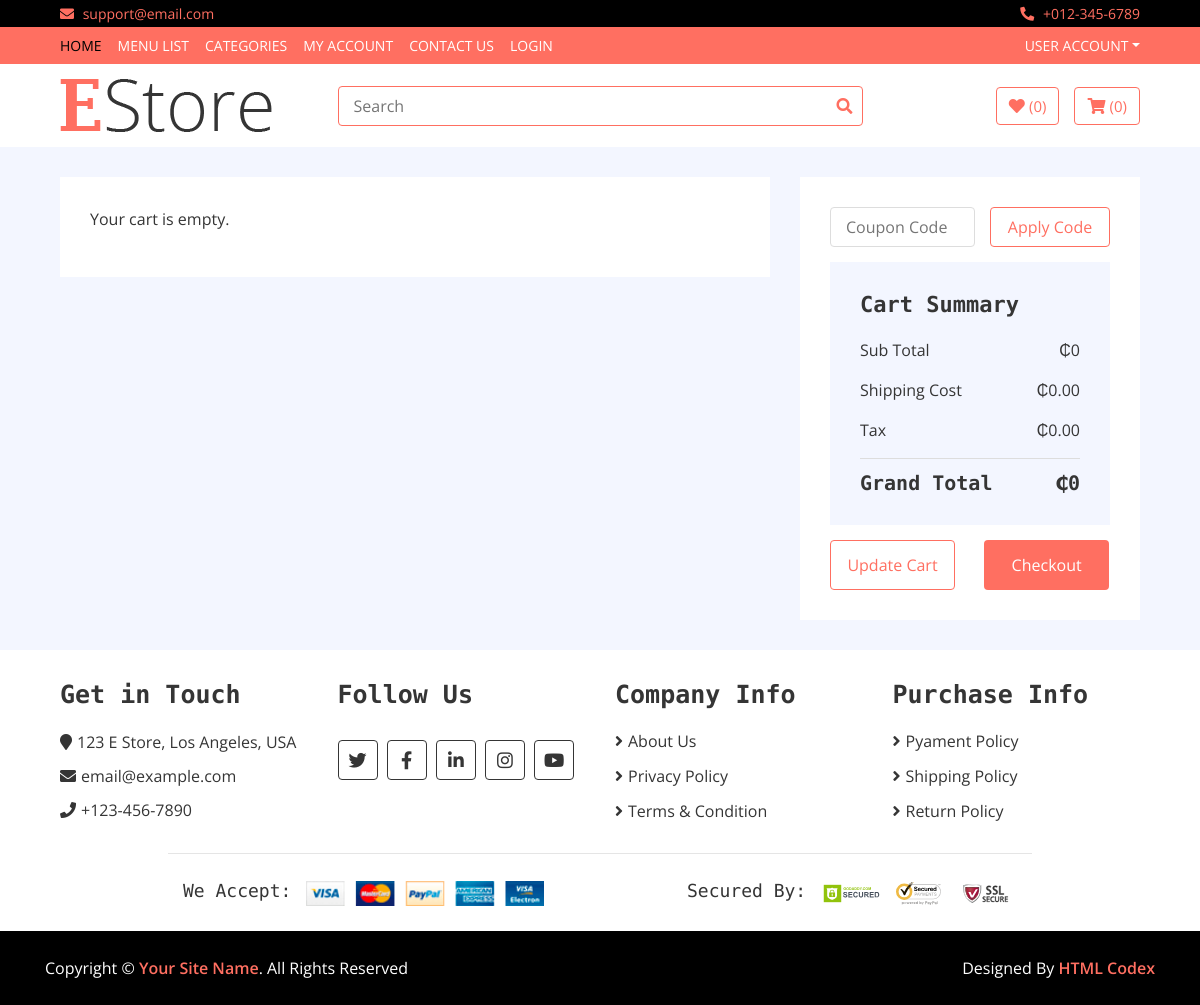
The page /cart/ (signed in) on the database as committed earlier.
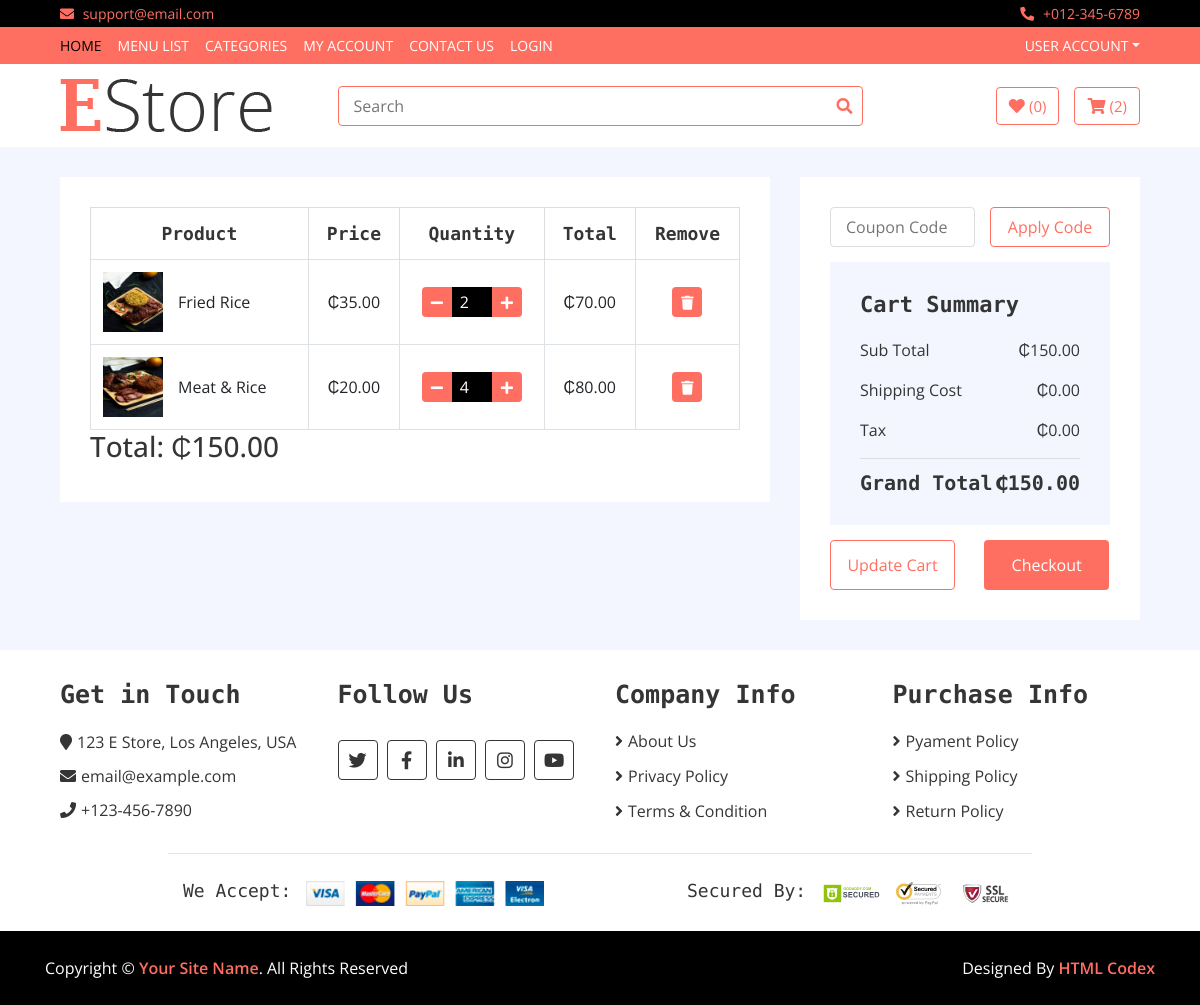
The same page on the database as committed later.
### core/models.py (models this page shows, shortened)
class CartItem(models.Model):
    cart = models.ForeignKey(Cart, on_delete=models.CASCADE)
    menu_item = models.ForeignKey(MenuItem, on_delete=models.CASCADE)
    quantity = models.PositiveIntegerField(default=1)

class MenuItem(models.Model):
    mid = models.UUIDField(default=uuid.uuid4, editable=False, unique=True)
    user = models.ForeignKey(User, on_delete=models.SET_NULL, null=True,)
    title = models.CharField(max_length=200)
    category= models.ForeignKey(Category, on_delete=models.SET_NULL, null= True, related_name="category")
    image = models.ImageField(upload_to="menu_Images/")
    price = models.DecimalField(max_digits=9, decimal_places=2, default="0.00")
    item_status = models.CharField(choices=STATUS, max_length=100, default="in_review")
    featured = models.BooleanField(default=False)
    recent = models.BooleanField(default=False)
    description = RichTextUploadingField(null=True, blank=True)
    specification = RichTextUploadingField(null= True, blank = True)

### core/views.py (the view)
# urls.py: path('cart/', cart_view, name='cart_view'),
@login_required
def cart_view(request):
    cart, created = Cart.objects.get_or_create(user=request.user, active=True)
    cart_items = CartItem.objects.filter(cart=cart)
    total_price = sum(item.menu_item.price * item.quantity for item in cart_items)
    context = {
        'cart': cart,
        'cart_items': cart_items,
        'total_price': total_price
    }
    return render(request, 'core/cart.html', context)

### core/context_processor.py (called while the page is built)
def default(request):
    categories = Category.objects.all()
    if request.user.is_authenticated:
        cart = Cart.objects.filter(user=request.user, active=True).first()
        item_count = cart.cartitem_set.count() if cart else 0
    else:
        item_count = 0
    context = {
        'categories': categories,
        'cart_view': {'item_count': item_count},
    }
    return context

### core/templatetags/custom_filters.py (called while the page is built)
@register.filter(name='multiply')
def multiply(value, arg):
    try:
        return value * arg
    except:
        return None

### core/templates/core/cart.html (shortened to what this page needs)
{% extends 'partials/base.html' %}
{% load custom_filters %}
{% block content %}
{% load static %}
<div class="cart-page">
    <div class="container-fluid">
        <div class="row">
            <div class="col-lg-8">
                <div class="cart-page-inner">
                    <div class="table-responsive">
                        {% if cart_items %}
                        <table class="table table-bordered">
                            <thead class="thead-dark">
                                <tr>
                                    <th>Product</th>
                                    <th>Price</th>
                                    <th>Quantity</th>
                                    <th>Total</th>
                                    <th>Remove</th>
                                </tr>
                            </thead>
                            <tbody class="align-middle">
                                {% for item in cart_items %}
                                <tr>
                                    <td>
                                        <div class="img">
                                            <a href="#"><img src="{{ item.menu_item.image.url }}" alt="{{ item.menu_item.title }}"></a>
                                            <p>{{ item.menu_item.title }}</p>
                                        </div>
                                    </td>
                                    <td>₵{{ item.menu_item.price }}</td>
                                    <td>
                                        <div class="qty">
                                            <button class="btn-minus" data-id="{{ item.id }}"><i class="fa fa-minus"></i></button>
                                            <input type="number" class="item-quantity" data-id="{{ item.id }}" value="{{ item.quantity }}" min="1">
                                            <button class="btn-plus" data-id="{{ item.id }}"><i class="fa fa-plus"></i></button>
                                        </div>
                                    </td>
                                    <td>₵{{ item.menu_item.price|multiply:item.quantity }}</td>
                                    <td><button class="btn-remove" data-id="{{ item.id }}"><i class="fa fa-trash"></i></button></td>
                                </tr>
                                {% endfor %}
                            </tbody>
                        </table>
                        <h3>Total: ₵{{ total_price }}</h3>
                        {% else %}
                        <p>Your cart is empty.</p>
                        {% endif %}
                    </div>
                </div>
            </div>
            <div class="col-lg-4">
                <div class="cart-page-inner">
                    <div class="row">
                        <div class="col-md-12">
                            <div class="coupon">
                                <input type="text" placeholder="Coupon Code">
                                <button>Apply Code</button>
                            </div>
                        </div>
                        <div class="col-md-12">
                            <div class="cart-summary">
                                <div class="cart-content">
                                    <h1>Cart Summary</h1>
                                    <p>Sub Total<span>₵{{ total_price }}</span></p>
                                    <p>Shipping Cost<span>₵0.00</span></p>
                                    <p>Tax<span>₵0.00</span></p>
                                    <h2>Grand Total<span>₵{{ total_price }}</span></h2>
                                </div>
                                <div class="cart-btn">
                                    <button>Update Cart</button>
                                    <button>Checkout</button>
                                </div>
                            </div>
                        </div>
                    </div>
                </div>
            </div>
        </div>
    </div>
</div>
{% endblock content %}

### core/templates/partials/base.html (shortened to what this page needs)
{% load static %}
<!DOCTYPE html>
<html lang="en">
    <head>
        <link href="https://stackpath.bootstrapcdn.com/bootstrap/4.4.1/css/bootstrap.min.css" rel="stylesheet">
        <link href="https://cdnjs.cloudflare.com/ajax/libs/font-awesome/5.10.0/css/all.min.css" rel="stylesheet">
        <link href="{% static 'lib/slick/slick.css' %}" rel="stylesheet">
        <link href="{% static 'lib/slick/slick-theme.css' %}" rel="stylesheet">
        <link href="{% static 'css/style.css' %}" rel="stylesheet">
    </head>
    <body>
        <div class="top-bar">
            <div class="container-fluid">
                <div class="row">
                    <div class="col-sm-6">
                        <i class="fa fa-envelope"></i>
                        support@email.com
                    </div>
                    <div class="col-sm-6">
                        <i class="fa fa-phone-alt"></i>
                        +012-345-6789
                    </div>
                </div>
            </div>
        </div>
        <div class="nav">
            <div class="container-fluid">
                <nav class="navbar navbar-expand-md bg-dark navbar-dark">
                    <div class="collapse navbar-collapse justify-content-between" id="navbarCollapse">
                        <div class="navbar-nav mr-auto">
                            <a href="{% url 'core:home' %}" class="nav-item nav-link active">Home</a>
                            <a href="{% url 'core:menu'%}" class="nav-item nav-link">Menu List</a>
                            <a href="{% url 'core:categoryList' %}" class="nav-item nav-link">Categories</a>
                            <a href="#" class="nav-item nav-link">My Account</a>
                            <a href="#" class="nav-item nav-link">Contact Us</a>
                            <a href="#" class="nav-item nav-link">Login</a>
                        </div>
                        <div class="navbar-nav ml-auto">
                            <div class="nav-item dropdown">
                                <a href="#" class="nav-link dropdown-toggle" data-toggle="dropdown">User Account</a>
                            </div>
                        </div>
                    </div>
                </nav>
            </div>
        </div>
        <div class="bottom-bar">
            <div class="container-fluid">
                <div class="row align-items-center">
                    <div class="col-md-3">
                        <div class="logo">
                            <a href="index.html">
                                <img src="{% static 'img/logo.png' %}" alt="Logo">
                            </a>
                        </div>
                    </div>
                    <div class="col-md-6">
                        <div class="search">
                            <input type="text" placeholder="Search">
                            <button><i class="fa fa-search"></i></button>
                        </div>
                    </div>
                    <div class="col-md-3">
                        <div class="user">
                            <a href="wishlist.html" class="btn wishlist">
                                <i class="fa fa-heart"></i>
                                <span>(0)</span>
                            </a>
                            <a href="{% url 'core:cart_view' %}" class="btn cart" id="cart-count">
                                <i class="fa fa-shopping-cart"></i>
                            <span>({{ cart_view.item_count }})</span>
                            </a>
                        </div>
                    </div>
                </div>
            </div>
        </div>
 {% block content%}
 {% endblock content %}
        <div class="footer">
            <div class="container-fluid">
                <div class="row">
                    <div class="col-lg-3 col-md-6">
                        <div class="footer-widget">
                            <h2>Get in Touch</h2>
                            <div class="contact-info">
                                <p><i class="fa fa-map-marker"></i>123 E Store, Los Angeles, USA</p>
                                <p><i class="fa fa-envelope"></i>email@example.com</p>
                                <p><i class="fa fa-phone"></i>+123-456-7890</p>
                            </div>
                        </div>
                    </div>
                    <div class="col-lg-3 col-md-6">
                        <div class="footer-widget">
                            <h2>Follow Us</h2>
                            <div class="contact-info">
                                <div class="social">
                                    <a href=""><i class="fab fa-twitter"></i></a>
                                    <a href=""><i class="fab fa-facebook-f"></i></a>
                                    <a href=""><i class="fab fa-linkedin-in"></i></a>
                                    <a href=""><i class="fab fa-instagram"></i></a>
                                    <a href=""><i class="fab fa-youtube"></i></a>
                                </div>
                            </div>
                        </div>
                    </div>
                    <div class="col-lg-3 col-md-6">
                        <div class="footer-widget">
                            <h2>Company Info</h2>
                            <ul>
                                <li><a href="#">About Us</a></li>
                                <li><a href="#">Privacy Policy</a></li>
                                <li><a href="#">Terms & Condition</a></li>
                            </ul>
                        </div>
                    </div>
                    <div class="col-lg-3 col-md-6">
                        <div class="footer-widget">
                            <h2>Purchase Info</h2>
                            <ul>
                                <li><a href="#">Pyament Policy</a></li>
                                <li><a href="#">Shipping Policy</a></li>
                                <li><a href="#">Return Policy</a></li>
                            </ul>
                        </div>
                    </div>
                </div>
                <div class="row payment align-items-center">
                    <div class="col-md-6">
                        <div class="payment-method">
                            <h2>We Accept:</h2>
                            <img src="{% static 'img/payment-method.png' %}" alt="Payment Method" />
                        </div>
                    </div>
                    <div class="col-md-6">
                        <div class="payment-security">
                            <h2>Secured By:</h2>
                            <img src="{% static 'img/godaddy.svg' %}" alt="Payment Security" />
                            <img src="{% static 'img/norton.svg' %}" alt="Payment Security" />
                            <img src="{% static 'img/ssl.svg' %}" alt="Payment Security" />
                        </div>
                    </div>
                </div>
            </div>
        </div>
        <div class="footer-bottom">
            <div class="container">
                <div class="row">
                    <div class="col-md-6 copyright">
                        <p>Copyright &copy; <a href="#">Your Site Name</a>. All Rights Reserved</p>
                    </div>
                    <div class="col-md-6 template-by">
                        <p>Designed By <a href="https://htmlcodex.com">HTML Codex</a></p>
                    </div>
                </div>
            </div>
        </div>
    </body>
</html>

Rows that differ between the two databases and show on the page:
added CartItem: menu_item.image (picture), menu_item "Fried Rice", menu_item.price "35.00", quantity "2", menu_item.price|multiply "70.00"
added CartItem: menu_item.image (picture), menu_item "Meat & Rice", menu_item.price "20.00", quantity "4", menu_item.price|multiply "80.00"
Other text that changed with them:
{{ cart_view.item_count }}: "0" → "2"
{{ total_price }}: (not shown) → "150.00"
{{ total_price }}: "0" → "150.00"
text no longer shown: "Your cart is empty."
text now shown: "Product Price Quantity Total Remove Total: ₵"
